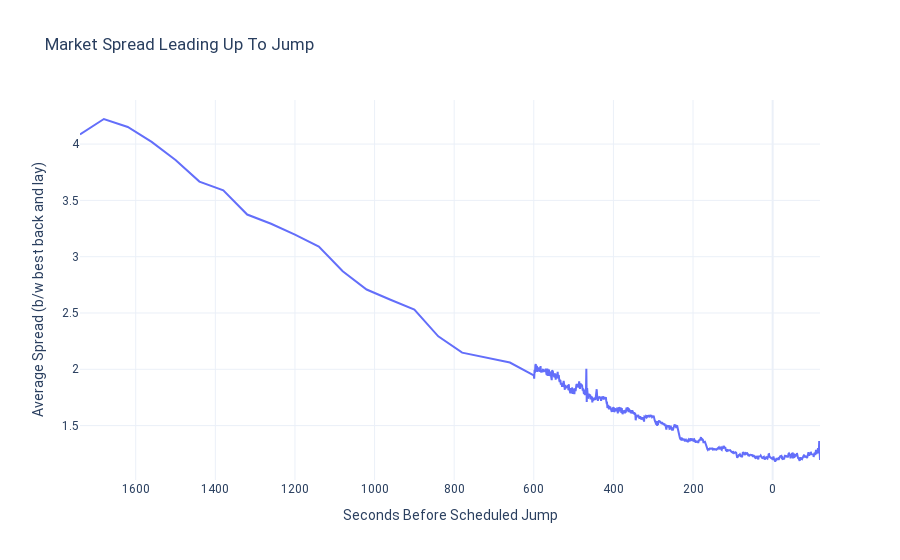

Notebook cell for this chart:
### Code cell
fig_5 = px.line(
    averageMarketSpread, 
    x='seconds_before_scheduled_jump_chunk', y='market_spread',
    template='plotly_white',
    title="Market Spread Leading Up To Jump",
    labels = {
        'seconds_before_scheduled_jump_chunk': "Seconds Before Scheduled Jump",
        "market_spread": "Average Spread (b/w best back and lay)"
    }
)
fig_5.update_layout(font_family="Roboto")
fig_5['layout']['xaxis']['autorange'] = "reversed"
fig_5.show()

### Figure 1 — Plotly figure (JSON) as saved in the notebook; plotly's stock layout.template omitted (floating-point values rounded to 4 significant figures; data arrays with more than 128 entries replaced by an {"elided": "..."} marker saying what was removed)
{"data": [{"hovertemplate": "Seconds Before Scheduled Jump=%{x}<br>Average Spread (b/w best back and lay)=%{y}<extra></extra>", "legendgroup": "", "line": {"color": "#636efa", "dash": "solid"}, "mode": "lines", "name": "", "orientation": "v", "showlegend": false, "type": "scatter", "x": {"elided": "739 int values"}, "xaxis": "x", "y": {"elided": "739 float values"}, "yaxis": "y"}], "layout": {"font": {"family": "Roboto"}, "legend": {"tracegroupgap": 0}, "title": {"text": "Market Spread Leading Up To Jump"}, "xaxis": {"anchor": "y", "autorange": "reversed", "domain": [0, 1], "title": {"text": "Seconds Before Scheduled Jump"}}, "yaxis": {"anchor": "x", "domain": [0, 1], "title": {"text": "Average Spread (b/w best back and lay)"}}}}
